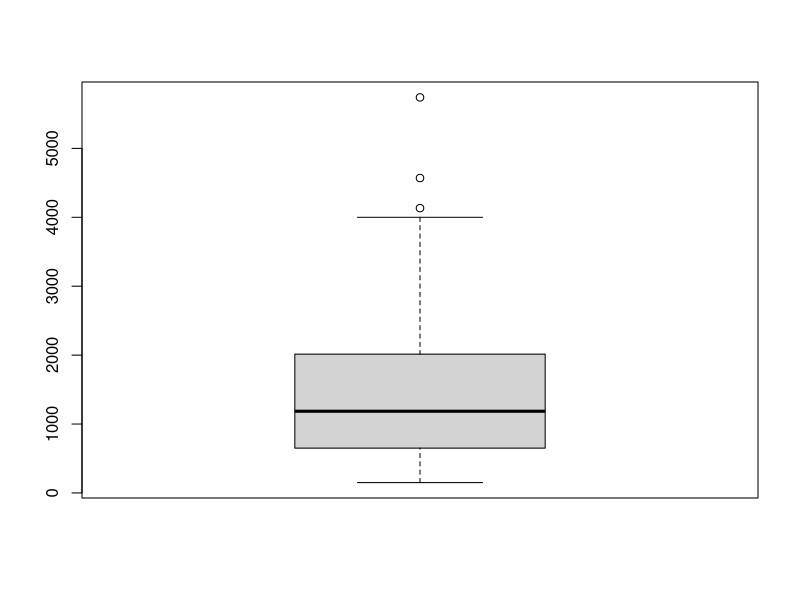
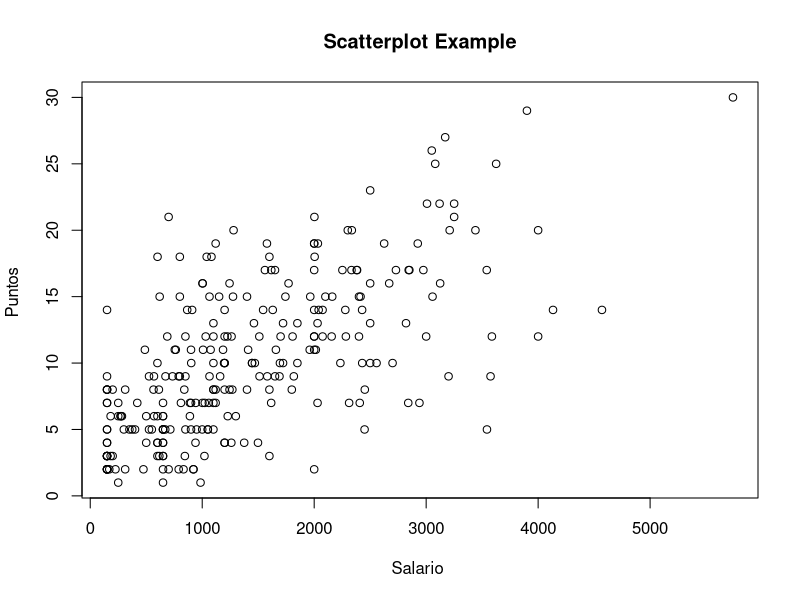
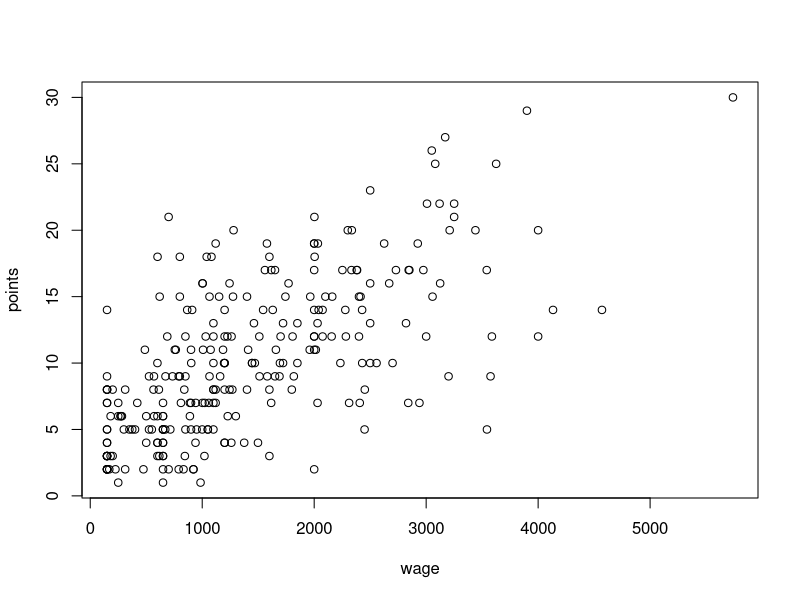

Source code (R) for these figures, in order: (Note: this script raises an error after producing the figures.)
## ---- chunk 1
knitr::opts_chunk$set(echo = TRUE)
## ---- chunk 2
X = read.csv("nbasal.csv", header = TRUE, encoding="UTF-8")
## ---- chunk 3
summary(X$wage)
str(X$wage)
## ---- chunk 4
boxplot(X$wage)
## ---- chunk 5
mean(X$wage)
sd(X$wage)
## ---- chunk 6
media <- mean(X$wage)
desviacion_standard <- sd(X$wage)
alpha <- 1 - 0.99
n <- length(X$wage)

error <- qnorm(1 - alpha /2) * desviacion_standard / sqrt(n)

extremo_izq <- media - error
extremo_der <- media + error

extremo_izq
extremo_der

## ---- chunk 7
alpha <- 1 - 0.99

error <- qt(( 1 - alpha / 2 ),df=n-1) * desviacion_standard/sqrt(n)

extremo_izq_t <- media - error
extremo_der_t <- media + error

extremo_izq_t
extremo_der_t
## ---- chunk 8
plot(X$wage, X$points, main="Scatterplot Example",
   xlab="Salario ", ylab="Puntos ") 
## ---- chunk 9
cor(X$wage, X$points)
## ---- chunk 10
wage <- X$wage
minutes <- X$minutes
points <- X$points

lm_puntos_primero <- lm(wage ~ points)
lm_puntos_segundo <- lm(wage ~ 0 + points)


lm_puntos_primero
lm_puntos_segundo
## ---- chunk 11
plot(wage,points)
abline(lm_primero)
plot(wage,points)
abline(lm_segundo)
## ---- chunk 12
lm_primero$coefficients[[1]]
lm_segundo$coefficients[[1]]
## ---- chunk 13
cons_lm <- lm(wage ~ minutes + points, data=X)
sin_lm <- lm(wage ~ 0 + minutes + points, data=X)

cons_lm 
sin_lm
## ---- chunk 14
cons_lm 
sin_lm
## ---- chunk 15
predecir_X <- data.frame(points=c(20),minutes=c(2000))
predict(sin_lm,predecir_X)
## ---- chunk 16
summary(cons_lm)$r.squared
summary(sin_lm)$r.squared
## ---- chunk 17
summary(cons_lm)
summary(sin_lm)
